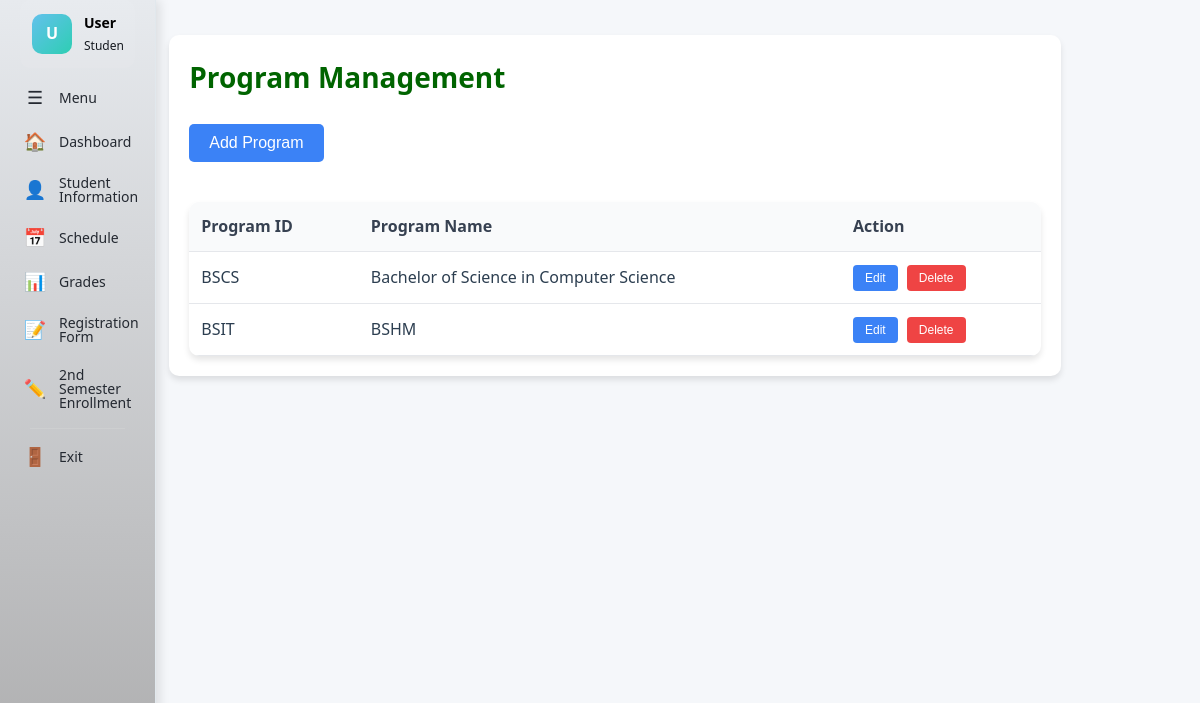
The page /Student-Portal-Enrollment-Schedule/program-management.php on the database its author committed.
### tables this page shows
CREATE TABLE `program_data` (
  `ProgramId` varchar(50) NOT NULL,
  `ProgramName` varchar(255) NOT NULL,
  `CreatedAt` timestamp NOT NULL DEFAULT current_timestamp(),
  `UpdatedAt` timestamp NOT NULL DEFAULT current_timestamp() ON UPDATE current_timestamp()
);

### Student-Portal-Enrollment-Schedule/database/db_config.php (called while the page is built, shortened)
<?php
function getDBConnection() {
    static $conn = null;
    if ($conn === null) {
        $conn = new mysqli(DB_HOST, DB_USER, DB_PASS, DB_NAME);
        $conn->set_charset(DB_CHARSET);
    }
    return $conn;
}
function executeQuery($sql, $params = [], $types = '', &$errorMessage = null) {
    $conn = getDBConnection();
    try {
        $stmt = $conn->prepare($sql);
        if (!$stmt->execute()) {
            $errMsg = "Execute failed: " . $stmt->error;
            if ($errorMessage !== null) $errorMessage = $errMsg;
            error_log("executeQuery Execute Error: " . $errMsg . " | SQL: " . $sql);
            $stmt->close();
            return false;
        }
        if (stripos(trim($sql), 'SELECT') === 0) {
            $result = $stmt->get_result();
            $data = [];
            while ($row = $result->fetch_assoc()) {
                $data[] = $row;
            }
            return $data;
        }
        return true;
    } catch (Exception $e) {
        $errMsg = "Exception: " . $e->getMessage();
        if ($errorMessage !== null) $errorMessage = $errMsg;
        error_log("executeQuery Exception: " . $errMsg);
        return false;
    }
}
?>

### Student-Portal-Enrollment-Schedule/program-management.php (the view, shortened to what this page needs)
<?php
require_once 'database/db_config.php';
$programs = [];
try {
    $programs = executeQuery("SELECT ProgramId, ProgramName FROM program_data ORDER BY ProgramName ASC") ?: [];
} catch (Exception $e) {
}
?>
<!DOCTYPE html>
<html lang="en">
<head>
    <link rel="stylesheet" href="css/management.css">
</head>
<body>
    <?php include 'sidebar.php'; ?>
    <div class="management-content">
        <div class="management-area">
            <div class="program-management-container">
                <h1>Program Management</h1>
                <button class="program-management-btn-add" onclick="openModal()">Add Program</button>
                <table class="program-management-table">
                    <thead>
                        <tr>
                            <th>Program ID</th>
                            <th>Program Name</th>
                            <th>Action</th>
                        </tr>
                    </thead>
                    <tbody>
                        <?php if (empty($programs)): ?>
                            <tr>
                                <td colspan="3" style="text-align: center;">No programs found.</td>
                            </tr>
                        <?php else: ?>
                            <?php foreach ($programs as $program): ?>
                                <tr>
                                    <td><?php echo htmlspecialchars($program['ProgramId']); ?></td>
                                    <td><?php echo htmlspecialchars($program['ProgramName']); ?></td>
                                    <td class="program-management-action-cell">
                                        <button class="program-management-btn-edit" onclick="editProgram('<?php echo htmlspecialchars($program['ProgramId']); ?>', '<?php echo htmlspecialchars($program['ProgramName']); ?>')">Edit</button>
                                        <button class="program-management-btn-delete" onclick="deleteProgram('<?php echo htmlspecialchars($program['ProgramId']); ?>')">Delete</button>
                                    </td>
                                </tr>
                            <?php endforeach; ?>
                        <?php endif; ?>
                    </tbody>
                </table>
            </div>
        </div>
    </div>
</body>
</html>

### Student-Portal-Enrollment-Schedule/css/management.css (style rules this page uses)
* { margin: 0; padding: 0; box-sizing: border-box; }
:root { --primary-green: #006400; --primary-green-dark: #004d00; --primary-green-light: #28a745; --accent-light: #90EE90; --bg-main: #f5f7fa; --bg-card: #ffffff; --text-primary: #2c3e50; --text-secondary: #6c757d; --border-color: #e1e8ed; --shadow-sm: 0 2px 4px rgba(0, 0, 0, 0.08); --shadow-md: 0 4px 12px rgba(0, 0, 0, 0.1); --shadow-lg: 0 8px 24px rgba(0, 0, 0, 0.12); --transition: all 0.3s cubic-bezier(0.4, 0, 0.2, 1); }
body { font-family: 'Segoe UI', Tahoma, Geneva, Verdana, sans-serif; background-color: var(--bg-main); color: var(--text-primary); line-height: 1.6; width: 100vw; }
.management-content { width: calc(100% - 260px); padding: 0 24px 80px 0; min-height: calc(100vh - 128px); transition: var(--transition); background-color: var(--bg-main); }
.management-content h1, .management-content h2 { color: var(--primary-green); margin-bottom: 24px; font-weight: 700; }
.management-content h1 { font-size: 28px; }
.management-area { width: calc(100%); margin-top: 3px; padding: 32px 24px 80px 0; background-color: var(--bg-main); min-height: calc(100vh - 128px); transition: var(--transition); }
.program-management-container { background: white; border-radius: 10px; box-shadow: 0 4px 6px rgba(0, 0, 0, 0.1); padding: 20px; margin-bottom: 20px; }
.program-management-table { width: 100%; border-collapse: collapse; margin-top: 20px; background: white; border-radius: 10px; overflow: hidden; box-shadow: 0 4px 6px rgba(0, 0, 0, 0.1); }
.program-management-table th, .program-management-table td { padding: 12px; text-align: left; border-bottom: 1px solid #e5e7eb; }
.program-management-table th { background: #f9fafb; font-weight: 600; color: #374151; }
.program-management-action-cell { white-space: nowrap; }
.program-management-btn-add { background: #3b82f6; color: white; padding: 10px 20px; border: none; border-radius: 5px; cursor: pointer; font-size: 16px; margin-bottom: 20px; }
.program-management-btn-edit { background: #3b82f6; color: white; padding: 6px 12px; border: none; border-radius: 4px; cursor: pointer; font-size: 12px; margin-right: 5px; }
.program-management-btn-delete { background: #ef4444; color: white; padding: 6px 12px; border: none; border-radius: 4px; cursor: pointer; font-size: 12px; }

### Student-Portal-Enrollment-Schedule/sidebar.php (style rules this page uses)
.management-content, .management-area { margin-left: 8%; transition: margin-left 0.3s ease; }

### rows shown on the page
program_data: ProgramId "BSCS", ProgramName "Bachelor of Science in Computer Science"
program_data: ProgramId "BSIT", ProgramName "BSHM"

### other values the page prints
$userInitial "U"
$userName "User"
